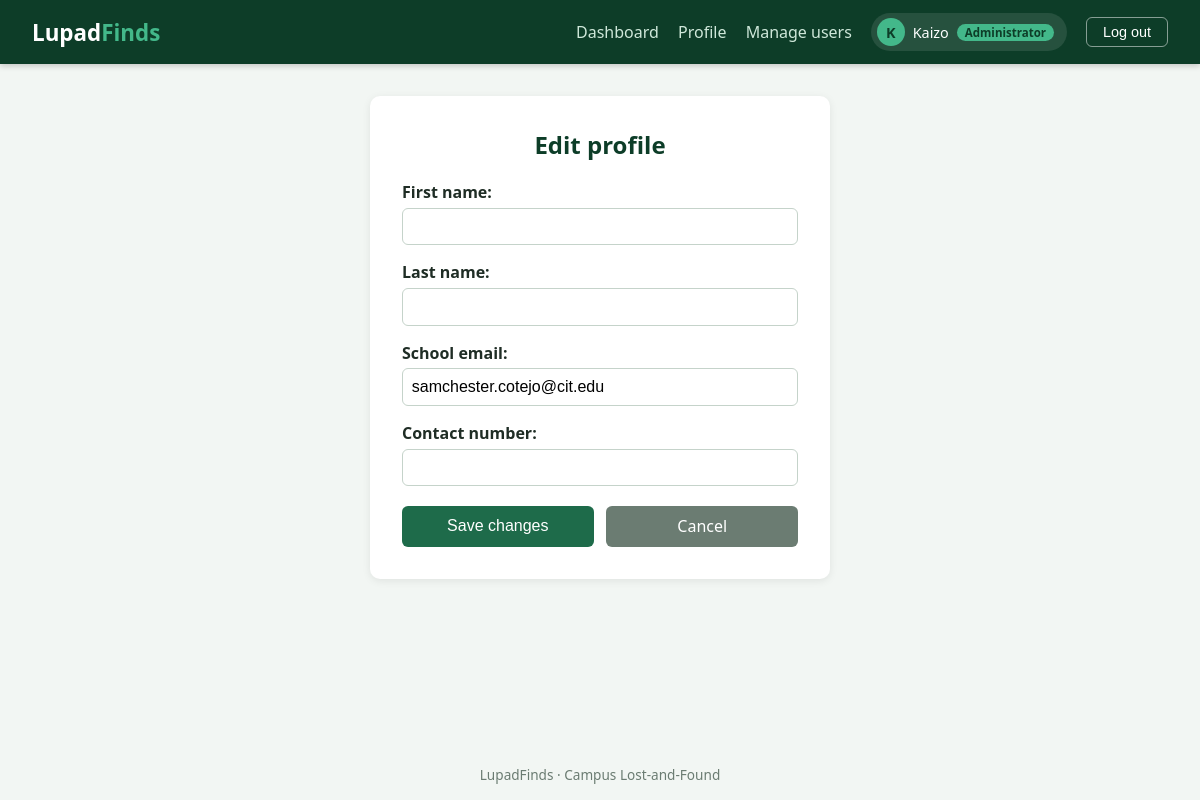
Page /accounts/profile/edit/ (signed in) on the committed database.
### accounts/models.py (models this page shows, shortened)
class CustomUser(AbstractUser):
    class Role(models.TextChoices):
        STUDENT = "STUDENT", "Student"
        STAFF = "STAFF", "Staff"
        ADMIN = "ADMIN", "Administrator"
    email = models.EmailField("school email", unique=True)
    role = models.CharField(
        max_length=10,
        choices=Role.choices,
        default=Role.STUDENT,
    )
    contact_number = models.CharField(max_length=20, blank=True)

### accounts/views.py (the view, shortened to what this page needs)
# urls.py: path("profile/edit/", views.ProfileUpdateView.as_view(), name="profile_edit"),
class ProfileUpdateView(LoginRequiredMixin, SuccessMessageMixin, UpdateView):
    form_class = ProfileUpdateForm
    template_name = "accounts/profile_edit.html"
    success_url = reverse_lazy("profile")
    success_message = "Profile updated successfully."
    def get_object(self, queryset=None):
        return self.request.user

### accounts/forms.py (shortened to what this page needs)
class ProfileUpdateForm(forms.ModelForm):
    class Meta:
        model = CustomUser
        fields = ("first_name", "last_name", "email", "contact_number")
    def __init__(self, *args, **kwargs):
        super().__init__(*args, **kwargs)
        self.fields["first_name"].required = True
        self.fields["last_name"].required = True

### templates/accounts/profile_edit.html (shortened to what this page needs)
{% extends "base.html" %}
{% load static %}
{% block extra_css %}<link rel="stylesheet" href="{% static 'css/accounts.css' %}?v=3">{% endblock %}
{% block content %}
<div class="form-card">
  <h2>Edit profile</h2>
  <form method="post" novalidate>
    {{ form.as_p }}
    <div class="form-actions">
      <button type="submit" class="btn">Save changes</button>
      <a class="btn btn-secondary" href="{% url 'profile' %}">Cancel</a>
    </div>
  </form>
</div>
{% endblock %}

### templates/base.html (shortened to what this page needs)
{% load static %}
<!DOCTYPE html>
<html lang="en">
<head>
  <link rel="stylesheet" href="{% static 'css/base.css' %}">
  {% block extra_css %}{% endblock %}
</head>
<body>
  <header class="navbar">
    <a class="brand" href="{% url 'dashboard' %}">Lupad<span>Finds</span></a>
    <nav class="nav-links">
      {% if user.is_authenticated %}
        <a href="{% url 'dashboard' %}">Dashboard</a>
        <a href="{% url 'profile' %}">Profile</a>
        {% if user.role == 'ADMIN' %}<a href="{% url 'admin:index' %}">Manage users</a>{% endif %}
        <span class="user-chip">
          <span class="avatar">{{ user.username|slice:":1"|upper }}</span>
          {{ user.username }}
          <span class="role-badge">{{ user.get_role_display }}</span>
        </span>
        <form method="post" action="{% url 'logout' %}" class="inline-form">
          <button type="submit" class="btn-logout">Log out</button>
        </form>
      {% else %}
        <a href="{% url 'login' %}">Log in</a>
        <a class="btn-nav" href="{% url 'signup' %}">Sign up</a>
      {% endif %}
    </nav>
  </header>
  <main class="container">
    {% block content %}{% endblock %}
  </main>
  <footer class="footer">LupadFinds &middot; Campus Lost-and-Found</footer>
</body>
</html>

### static/css/base.css (style rules this page uses)
:root { --dark: #0d3d28; --primary: #1e6b4a; --accent: #43b88a; --light: #d6eddf; --bg: #f2f6f3; --text: #1f2d25; --muted: #6b7c72; }
* { box-sizing: border-box; }
body { margin: 0; min-height: 100vh; display: flex; flex-direction: column; font-family: "Segoe UI", Arial, sans-serif; background: var(--bg); color: var(--text); }
a { color: var(--primary); text-decoration: none; }
.navbar { display: flex; justify-content: space-between; align-items: center; background: var(--dark); padding: 0 2rem; height: 64px; box-shadow: 0 2px 6px rgba(0, 0, 0, 0.2); }
.brand { color: #fff; font-size: 1.4rem; font-weight: 700; }
.brand span { color: var(--accent); }
.nav-links { display: flex; align-items: center; gap: 1.2rem; }
.nav-links > a { color: #cfe8da; font-weight: 500; }
.user-chip { display: flex; align-items: center; gap: 0.5rem; background: rgba(255, 255, 255, 0.1); color: #fff; padding: 0.3rem 0.8rem 0.3rem 0.35rem; border-radius: 999px; font-size: 0.9rem; }
.avatar { width: 28px; height: 28px; border-radius: 50%; background: var(--accent); color: var(--dark); font-weight: 700; display: flex; align-items: center; justify-content: center; }
.role-badge { background: var(--accent); color: var(--dark); padding: 1px 8px; border-radius: 10px; font-size: 0.72rem; font-weight: 700; }
.inline-form { display: inline; margin: 0; }
.btn-logout { background: transparent; color: #fff; border: 1px solid rgba(255, 255, 255, 0.5); padding: 0.4rem 1rem; border-radius: 6px; cursor: pointer; font-size: 0.9rem; transition: background 0.2s; }
.container { width: 100%; max-width: 1000px; margin: 2rem auto; padding: 0 1rem; flex: 1; }
.footer { margin-top: auto; text-align: center; padding: 1rem; color: var(--muted); font-size: 0.85rem; }
.btn { display: inline-block; background: var(--primary); color: #fff; border: none; padding: 0.6rem 1.2rem; border-radius: 6px; cursor: pointer; font-size: 1rem; }
.btn-secondary { background: var(--muted); }

### static/css/accounts.css (style rules this page uses)
.form-card { max-width: 460px; margin: 0 auto; background: #fff; padding: 2rem; border-radius: 10px; box-shadow: 0 2px 8px rgba(0, 0, 0, 0.08); }
.form-card h2 { margin-top: 0; color: #0d3d28; }
.form-card label { display: block; font-weight: 600; margin-top: 0.8rem; }
.form-card input, .form-card select { width: 100%; padding: 0.55rem; margin-top: 0.3rem; border: 1px solid #c5d3ca; border-radius: 6px; font-size: 1rem; }
.form-card .btn { margin-top: 1.2rem; }
.form-card h2 { text-align: center; }
.form-card .btn { width: 100%; }
.form-actions { display: flex; gap: 0.8rem; margin-top: 1.2rem; }
.form-actions .btn { flex: 1; margin: 0; text-align: center; }
.form-card .btn-secondary { margin-left: 0; }

### rows in the picture
CustomUser: username "K", username "Kaizo", role "Administrator", email "samchester.cotejo@cit.edu"
